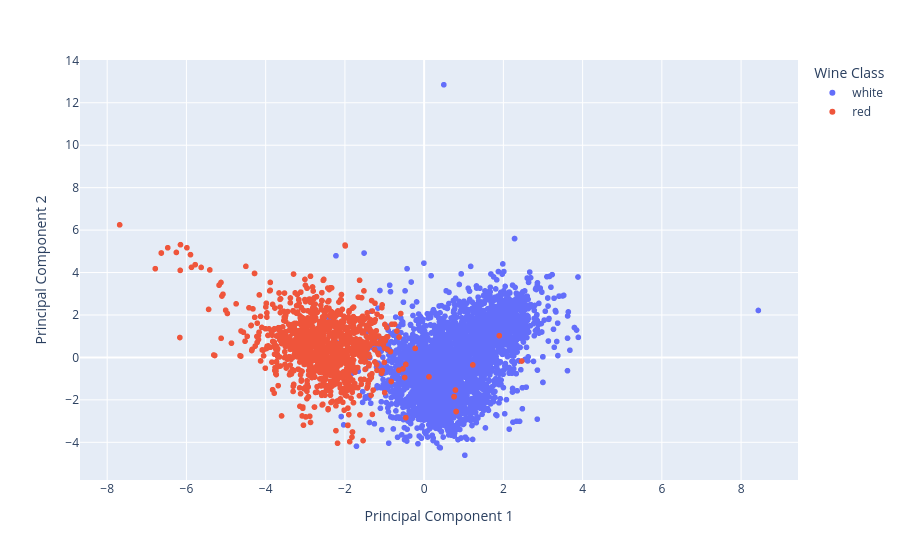

The notebook cell saved with this chart:
### Code cell
import plotly.express as px
y_train_trf  = y_train.astype(str)
fig = px.scatter(x=X_train_trf[:, 0],
                 y=X_train_trf[:, 1],
                 color=y_train_trf,
                 labels={'x': 'Principal Component 1', 'y': 'Principal Component 2', 'color': 'Wine Class'})

fig.show()

### Figure 1 — Plotly figure (JSON) as saved in the notebook; plotly's stock layout.template omitted (floating-point values rounded to 4 significant figures; data arrays with more than 128 entries replaced by an {"elided": "..."} marker saying what was removed)
{"data": [{"hovertemplate": "Wine Class=white<br>Principal Component 1=%{x}<br>Principal Component 2=%{y}<extra></extra>", "legendgroup": "white", "marker": {"color": "#636efa", "symbol": "circle"}, "mode": "markers", "name": "white", "showlegend": true, "type": "scattergl", "x": {"elided": "3912 float values"}, "xaxis": "x", "y": {"elided": "3912 float values"}, "yaxis": "y"}, {"hovertemplate": "Wine Class=red<br>Principal Component 1=%{x}<br>Principal Component 2=%{y}<extra></extra>", "legendgroup": "red", "marker": {"color": "#EF553B", "symbol": "circle"}, "mode": "markers", "name": "red", "showlegend": true, "type": "scattergl", "x": {"elided": "1285 float values"}, "xaxis": "x", "y": {"elided": "1285 float values"}, "yaxis": "y"}], "layout": {"legend": {"title": {"text": "Wine Class"}, "tracegroupgap": 0}, "margin": {"t": 60}, "xaxis": {"anchor": "y", "domain": [0, 1], "title": {"text": "Principal Component 1"}}, "yaxis": {"anchor": "x", "domain": [0, 1], "title": {"text": "Principal Component 2"}}}}
